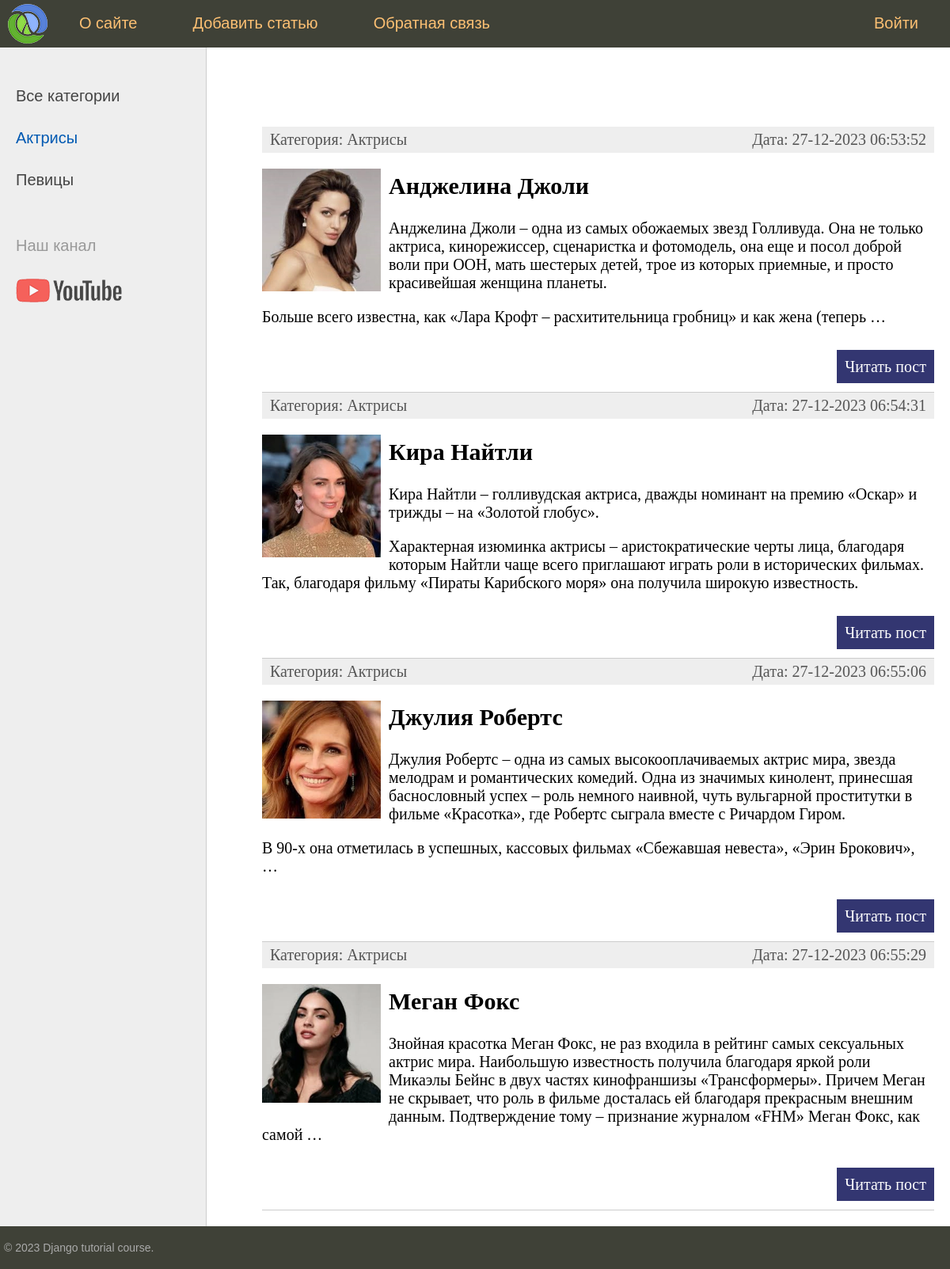
Screenshot of /category/actris/ (signed in) with the database file from the repository.
### app01/models.py (models this page shows, shortened)
class Category(models.Model):
    name = models.CharField(max_length=100, db_index=True, verbose_name="Категория")
    slug = models.SlugField(max_length=255, unique=True, db_index=True, verbose_name="URL")
    def __str__(self):
        return self.name
    def get_absolute_url(self):
        return reverse('category', kwargs={'cat_slug': self.slug})
    class Meta:
        verbose_name = 'Категория'
        verbose_name_plural = 'Категории'
        ordering = ['id']

class Women(models.Model):
    title = models.CharField(max_length=255, verbose_name="Заголовок")
    slug = models.SlugField(max_length=255, unique=True, db_index=True, verbose_name="URL")
    content = models.TextField(blank=True, verbose_name="Текст статьи")
    photo = models.ImageField(upload_to="photos/%Y/%m/%d/", verbose_name="Фото")
    time_create = models.DateTimeField(auto_now_add=True, verbose_name="Время создания")
    time_update = models.DateTimeField(auto_now=True)
    is_published = models.BooleanField(default=True, verbose_name="Публикация")
    cat = models.ForeignKey(Category, on_delete=models.PROTECT)
    def get_absolute_url(self):
        return reverse('post', kwargs={'post_slug': self.slug})
    class Meta:
        verbose_name = 'Известные женщины'
        verbose_name_plural = 'Известные женщины'
        ordering = ['time_create', 'title']

### app01/views.py (the view)
# urls.py: path('category/<slug:cat_slug>/', WomenCategory.as_view(), name='category'),
class WomenCategory(DataMixin, ListView):
    model = Women
    template_name = 'app01/index.html'
    context_object_name = 'posts'
    allow_empty = False
    def get_queryset(self):
        return Women.objects.filter(cat__slug=self.kwargs['cat_slug'], is_published=True)
    def get_context_data(self, *, object_list=None, **kwargs):
        context = super().get_context_data(**kwargs)
        c_def = self.get_user_context(
            title='Категория - ' + str(context['posts'][0].cat),
            cat_selected=context['posts'][0].cat_id
        )
        context = dict(list(context.items()) + list(c_def.items()))
        return context

### app01/utils.py (called while the page is built)
    def get_user_context(self, **kwargs):
        context = kwargs
        cats = Category.objects.annotate(Count('women'))
        user_menu = menu.copy()
        if not self.request.user.is_authenticated:
            user_menu.pop(1)
        context['menu'] = user_menu
        context['cats'] = cats
        if 'cat_selected' not in context:
            context['cat_selected'] = 0
        return context

### app01/templates/app01/index.html (shortened to what this page needs)
{% extends 'app01/base.html' %}
{% block content %}
<ul class="list-articles">
	{% for p in posts %}
        <li>
        <div class="article-panel">
            <p class="first">Категория: {{ p.cat }}</p>
            <p class="last">Дата: {{ p.time_update|date:"d-m-Y H:i:s" }}</p>
        </div>
        {% if p.photo %}
            <p><img class="img-article-left thumb" src="{{ p.photo.url }}"></p>
        {% endif %}
        <h2>{{p.title}}</h2>
	{% autoescape on %}
	{{p.content|linebreaks|truncatewords:50}}
	{% endautoescape %}
        <p class="link-read-post"><a href="{{ p.get_absolute_url }}">Читать пост</a></p>
        </li>
	{% endfor %}
</ul>
{% endblock %}

### app01/templates/app01/base.html (shortened to what this page needs)
{% load static %}
{% load women_tags %}
<!DOCTYPE html>
<html lang="en">
<head>
    <link type="text/css" href="{% static 'app01/css/styles.css' %}" rel="stylesheet" />
</head>
<body>
<table class="table-page" border=0 cellpadding="0" cellspacing="0">
<tr><td valign=top>
{% block mainmenu %}
<div class="header">
    <ul id="mainmenu" class="mainmenu">
        <li class="logo"><a href="{% url 'home' %}"><div class="logo"></div></a></li>
        {% for m in menu %}
        	{% if not forloop.last %}
                <li><a href="{% url m.url_name %}">{{m.title}}</a></li>
            {% else %}
                <li class="last"><a href="{% url m.url_name %}">{{m.title}}</a></li>
            {% endif %}
        {% endfor %}
    </ul>
    </div>
{% endblock mainmenu %}
<table class="table-content" border=0 cellpadding="0" cellspacing="0">
<tr>
	<td valign="top" class="left-chapters">
        <ul id="leftchapters">
            {% if cat_selected == 0 %}
                <li class="selected">Все категории</li>
            {% else %}
                <li><a href="{% url 'home' %}">Все категории</a></li>
            {% endif %}
            {% for c in cats %}
                {% if c.women__count > 0 %}
                    {% if c.pk == cat_selected %}
                        <li class="selected">{{c.name}}</li>
                    {% else %}
                        <li><a href="{{ c.get_absolute_url }}">{{c.name}}</a></li>
                    {% endif %}
                {% endif %}
            {% endfor %}
            <li class="share">
                <p>Наш канал</p>
                <a class="share-yt" href="https://www.youtube.com/channel/UClJzWfGWuGJL2t-3dYKcHTA/playlists" target="_blank" rel="nofollow"></a>
            </li>
        </ul>
    </td>
    <td valign="top" class="content">
    <div class="content-text">
        {% block content %}
        {% endblock %}
    </div>
    </td>
</tr>
</table>
</td>
</tr>
<tr>
    <td valign=top>
        <div id="footer">
            <p>&copy; 2023 Django tutorial course.</p>
        </div>
    </td>
</tr>
</table>
</body>
</html>

### app01/static/app01/css/styles.css (style rules this page uses)
html, body { font-family: 'Arial'; margin: 0; padding: 0; height: 100%; width: 100%; color: #444; }
a { color: #0059b2; text-decoration: none; }
img { max-width: 600px; height: auto; }
img.img-article-left { max-width: 300px; height: auto; float: left; padding: 0 10px 10px 0; }
img.img-article-left.thumb { max-width: 150px; height: auto; }
p.link-read-post { text-align: right; }
p.link-read-post a { padding: 10px; min-width: 100px; background: #333671; color: #fff; text-decoration: none; }
div.article-panel { background: #eee; padding: 5px 10px 5px 10px; box-sizing: border-box; overflow: hidden; color: #555; }
div.article-panel p.first { margin: 0; float: left; }
div.article-panel p.last { margin: 0; float: right; }
ul.list-articles { list-style: none; margin: 0; padding: 0; }
ul.list-articles li { border-bottom: 1px solid #ccc; }
.table-page { width: 100%; height: 100%; vertical-align: top; }
.table-page tr { height: 100%; }
.header { background: #3F4137; height: 60px; }
.logo { background: url('../images/logo.png') no-repeat 10px 5px; width: 70px; height: 60px; }
ul.mainmenu { list-style: none; margin: 0; padding: 0; height: 60px; color: #fdc073; font-size: 20px; overflow: hidden; }
ul.mainmenu li { float: left; margin: 18px 40px 0 30px; }
ul.mainmenu li.logo { margin: 0; }
ul.mainmenu li.last { float: right; }
ul.mainmenu li a { color: #fdc073; text-decoration: none; }
.table-content { width: 100%; min-height: 100%; height: 100%; }
.left-chapters { margin: 0; background: #eee; border-right: 1px solid #ccc; min-height: 100%; }
.left-chapters ul { width: 230px; min-height: 100%; margin: 0; padding: 20px 10px 10px 20px; list-style: none; font-size: 20px; }
.left-chapters ul li { margin: 30px 0 0 0; color: #999; }
.left-chapters ul li.selected { color: #0059b2; }
.left-chapters ul li a { color: #444; text-decoration: none; }
.left-chapters ul li.share { margin: 60px 0 0 0; }
.left-chapters ul li.share p { margin: 30px 0 30px 0; }
.left-chapters ul li.share a { display: inline-block; width: 40px; height: 40px; margin: 0 20px 0 0; }
.left-chapters ul li.share a.share-yt { width: 100%; height: 30px; background: url('../images/share_yt.png') no-repeat 0 0 }
.content { padding: 40px 20px 20px 40px; width: 100%; box-sizing: border-box; }
.content-text { margin: 60px 0 0 30px; color: #000; font-size: 20px; font-family: Yandex Sans Display Light; }
#footer { box-sizing: border-box; background: #3F4137; padding: 5px; color: #aaa; font-size: 14px; font-family: Verdana, Geneva, Arial, Helvetica; text-align: left; overflow: hidden; }

### rows the page displays
Category: name "Актрисы"
Category: name "Певицы"
Women: cat "Актрисы", time_update "27-12-2023 06:53:52", photo (picture), title "Анджелина Джоли", content "Анджелина Джоли – одна из самых обожаемых звезд Голливуда. Она не только актриса, кинорежиссер, сценаристка и фотомодель, она еще и посол доброй воли при ООН, мать шестерых детей, трое из которых приемные, и просто красивейшая женщина планеты. Больше всего известна, как «Лара Крофт – расхитительница гробниц» и как жена (теперь …"
Women: cat "Актрисы", time_update "27-12-2023 06:54:31", photo (picture), title "Кира Найтли", content "Кира Найтли – голливудская актриса, дважды номинант на премию «Оскар» и трижды – на «Золотой глобус». Характерная изюминка актрисы – аристократические черты лица, благодаря которым Найтли чаще всего приглашают играть роли в исторических фильмах. Так, благодаря фильму «Пираты Карибского моря» она получила широкую известность."
Women: cat "Актрисы", time_update "27-12-2023 06:55:06", photo (picture), title "Джулия Робертс", content "Джулия Робертс – одна из самых высокооплачиваемых актрис мира, звезда мелодрам и романтических комедий. Одна из значимых кинолент, принесшая баснословный успех – роль немного наивной, чуть вульгарной проститутки в фильме «Красотка», где Робертс сыграла вместе с Ричардом Гиром. В 90-х она отметилась в успешных, кассовых фильмах «Сбежавшая невеста», «Эрин Брокович», …"
Women: cat "Актрисы", time_update "27-12-2023 06:55:29", photo (picture), title "Меган Фокс", content "Знойная красотка Меган Фокс, не раз входила в рейтинг самых сексуальных актрис мира. Наибольшую известность получила благодаря яркой роли Микаэлы Бейнс в двух частях кинофраншизы «Трансформеры». Причем Меган не скрывает, что роль в фильме досталась ей благодаря прекрасным внешним данным. Подтверждение тому – признание журналом «FHM» Меган Фокс, как самой …"

### other values shown
{{ m.title }} "О сайте" "Добавить статью" "Обратная связь"
{{ m.title }} "Войти"
